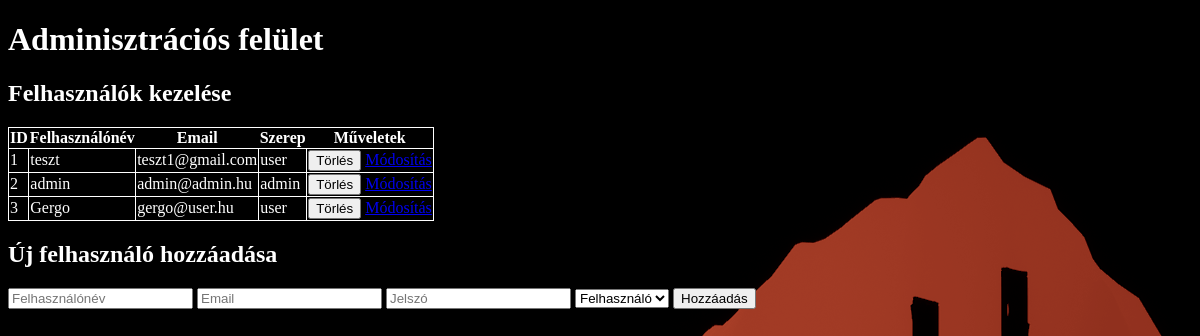
The page /admin.php (signed in) on the database as committed earlier.
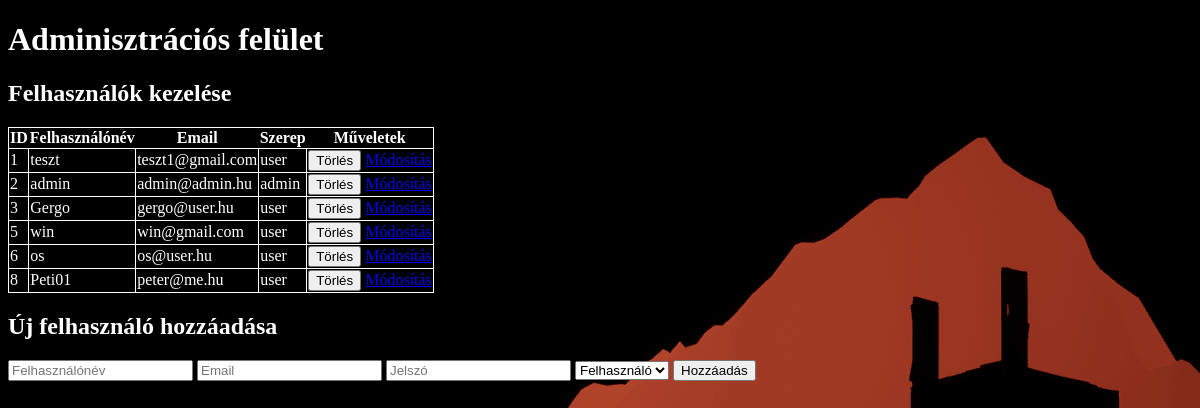
The same page on the database as committed later.
### tables this page shows
CREATE TABLE `users` (
  `id` int(11) NOT NULL,
  `username` varchar(255) NOT NULL,
  `password` varchar(255) NOT NULL,
  `email` varchar(255) DEFAULT NULL,
  `role` enum('admin','user') NOT NULL DEFAULT 'user',
  `Stilus` int(11) NOT NULL,
  `theme` varchar(10) DEFAULT 'light'
);

### admin.php (the view, shortened to what this page needs)
<?php
require_once 'db_connect.php';
$result = $conn->query("SELECT * FROM users");
?>
<!DOCTYPE html>
<html lang="hu">
<head>
    <link rel="stylesheet" href="admin.css">
</head>
<body>
    <h1>Adminisztrációs felület</h1>
    <h2>Felhasználók kezelése</h2>
    <table>
        <tr>
            <th>ID</th>
            <th>Felhasználónév</th>
            <th>Email</th>
            <th>Szerep</th>
            <th>Műveletek</th>
        </tr>
        <?php while ($row = $result->fetch_assoc()): ?>
            <tr>
                <td><?php echo $row['id']; ?></td>
                <td><?php echo htmlspecialchars($row['username']); ?></td>
                <td><?php echo htmlspecialchars($row['email']); ?></td>
                <td><?php echo $row['role']; ?></td>
                <td>
                    <form action="admin.php" method="post" style="display:inline;">
                        <button type="submit" name="delete_user">Törlés</button>
                    </form>
                    <a href="edit_user.php?id=<?php echo $row['id']; ?>">Módosítás</a>
                </td>
            </tr>
        <?php endwhile; ?>
    </table>
    <h2>Új felhasználó hozzáadása</h2>
    <form action="add_user.php" method="post">
        <input type="text" name="username" placeholder="Felhasználónév" required>
        <input type="email" name="email" placeholder="Email" required>
        <input type="password" name="password" placeholder="Jelszó" required>
        <select name="role">
            <option value="user">Felhasználó</option>
        </select>
        <button type="submit">Hozzáadás</button>
    </form>
</body>
</html>

### admin.css (style rules this page uses)
body { background-image: url(img/wallpaper.png); color: white; }
table { border: 1px solid white; border-collapse: collapse; }
tr td { border: 1px solid white; border-collapse: collapse; }

Rows that differ between the two databases and show on the page:
added users: id "5", username "win", email "win@gmail.com", role "user"
added users: id "6", username "os", email "os@user.hu", role "user"
added users: id "8", username "Peti01", email "peter@me.hu", role "user"
